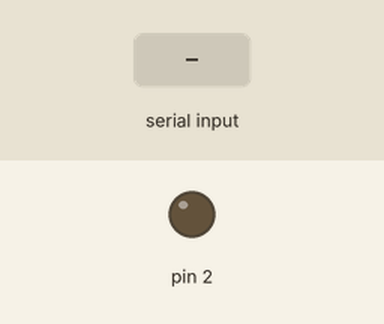
Simulated run of this sketch. Board: Arduino Uno, built with avr-gcc and run on an emulated ATmega328P. Shown: output pins drawn as LEDs (lit = HIGH). The test bench sets the inputs (shaded band). What the sketch prints to the serial monitor is not drawn.

Above: at 2.2 s.
2.3 s: byte 87 (SLAVE_ADDRESS) received over Serial
Timing chart, 0 to 5.3 s (numbered marks = the images above; inputs shaded):
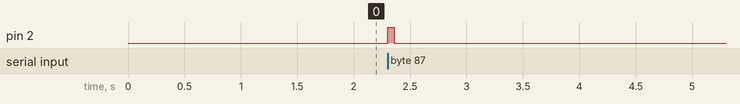

Measured:
- after the input at 2.3 s, pin 2: LOW → HIGH at once, → LOW 0.06 s later

The sketch:

slave_a.ino
```cpp
#include <Arduino.h>

#define SLAVE_ADDRESS 0x57

byte address;
int v = 0;

void writeData();
char crc8(const char *data,int length);

void setWriteModeRS485() {
  PORTD |= 1 << PD2;
  delay(1);
}

// переривання по завершенню передачі
ISR(USART_TX_vect) {
  PORTD &= ~(1 << PD2);
}

void setup() {
  delay(1000);
  DDRD = 0b00000111;
  PORTD = 0b11111000;

  Serial.begin(4800, SERIAL_8N1);
  UCSR0B |= (1 << UCSZ02) | (1 << TXCIE0);
  UCSR0A |= (1 << MPCM0);

  delay(1);

}

void loop() {
  if (Serial.available()) {
    byte inByte = Serial.read();
    if (SLAVE_ADDRESS == inByte) {
      UCSR0A &= ~(1 << MPCM0);
      setWriteModeRS485();
      writeData();
      delay(200);
    }
  }
}


void writeData()
{
  byte byteMessage[24];
  String message = "Yatskiv Oleh Olehovych\0";
  message.getBytes(byteMessage, 24);

  byte encryptedByteMessage[26];
  for (int i = 0; i < 24; i++) {
    encryptedByteMessage[i] = byteMessage[i];
  }

  for(int k = 0; k < 5; k++) {
    if (v == k) {
      for (unsigned int i = 0; i < sizeof(encryptedByteMessage); i++) {
        if (k == 1 && i == 0) {
          encryptedByteMessage[i] ^= (1 << 2);
        } else if (k == 4 && i == 8) {
          encryptedByteMessage[i] ^= ((1 << 1) | (1 << 2) | (1 << 6));
        }
      }
    }
  }

  byte byteMessageModified[24];
  for (int i = 0; i < 24; i++) {
    byteMessageModified[i] = encryptedByteMessage[i];
  }

  unsigned short checkSumCRC = crc8(byteMessageModified, sizeof(byteMessageModified));
  byte firstByteOfCheckSum = (checkSumCRC >> 8) & 0xFF;
  byte secondByteOfCheckSum = checkSumCRC & 0xFF;
  encryptedByteMessage[24] = firstByteOfCheckSum;
  encryptedByteMessage[25] = secondByteOfCheckSum;

  for (unsigned int i = 0; i < sizeof(encryptedByteMessage); i++) {
    Serial.write(encryptedByteMessage[i]);
  }

  v++;
  if (v == 5) {
    v = 0;
  }
}

// імплементація CRC8
char crc8(const char *data, int length)
{
   char crc = 0x00;
   char extract;
   char sum;
   for(int i=0;i<length;i++)
   {
      extract = *data;
      for (char tempI = 8; tempI; tempI--)
      {
         sum = (crc ^ extract) & 0x01;
         crc >>= 1;
         if (sum)
            crc ^= 0x8C;
         extract >>= 1;
      }
      data++;
   }
   return crc;
}
```
